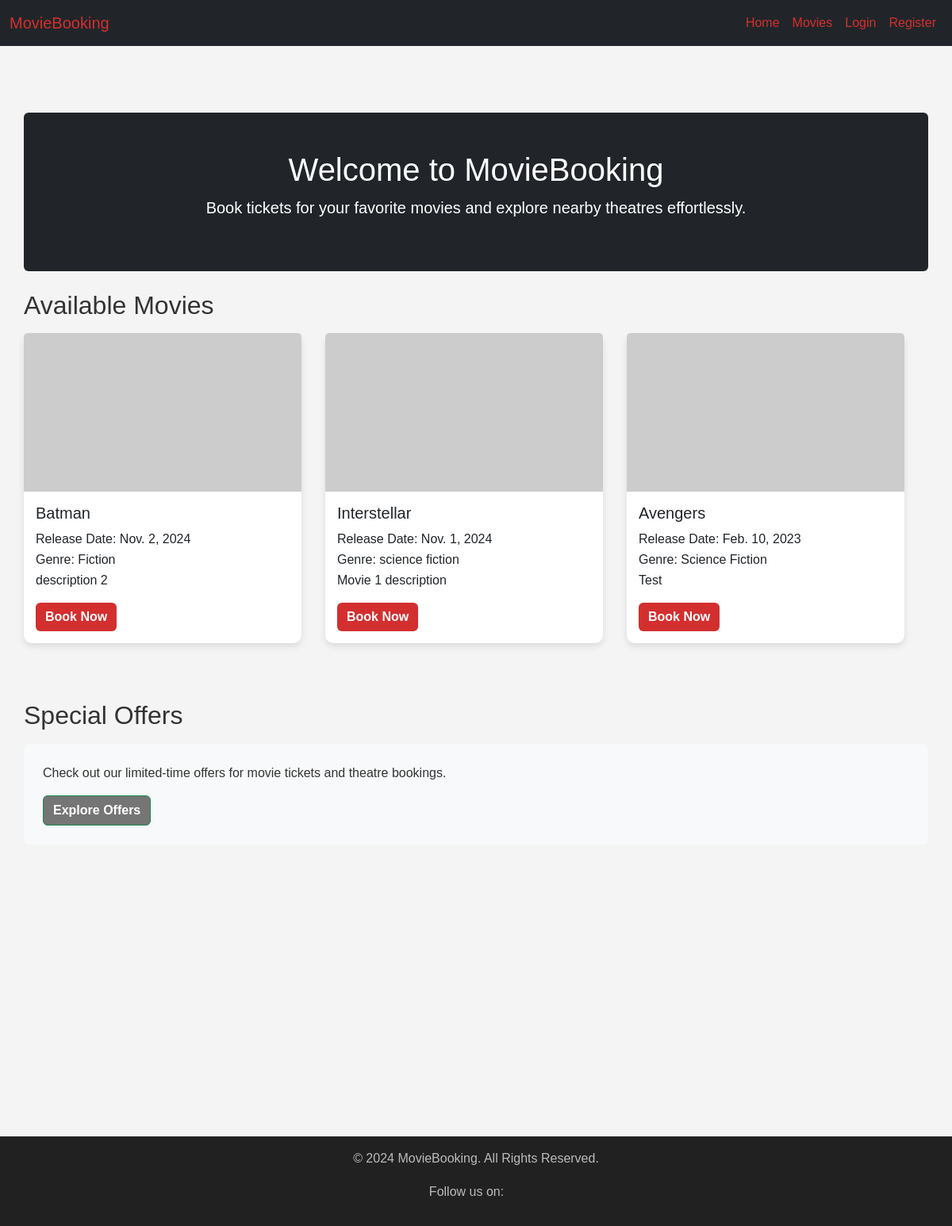
/, run on an earlier commit of the app's database.
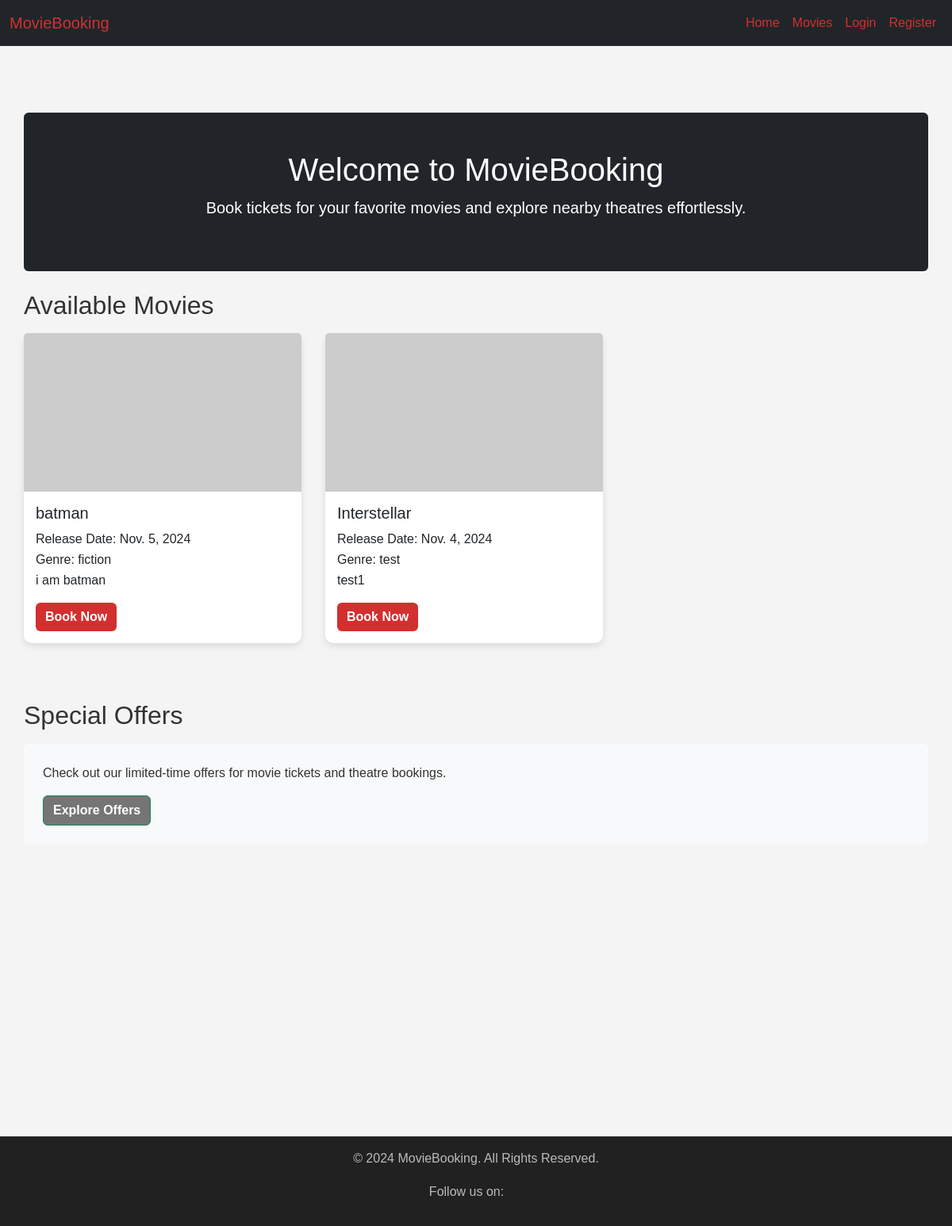
And on a later commit of the database.
### movies/models.py (models this page shows, shortened)
class Movie(models.Model):
    title = models.CharField(max_length=100)
    description = models.TextField(null=True, blank=True)
    genre = models.CharField(max_length=100)
    release_date = models.DateField()
    rating = models.FloatField(
        validators=[MinValueValidator(0), MaxValueValidator(10)],
        help_text="Rating must be between 0 and 10",
    )
    duration = models.IntegerField()
    director = models.CharField(max_length=100)

### dashboard/views.py (the view)
# urls.py: path("", dashboard_view.index.as_view(), name="home"),
class index(ListView):
    model = Movie
    template_name = "dashboard/index.html"
    context_object_name = "movies"
    ordering = ["-release_date"]

### dashboard/templates/dashboard/index.html (shortened to what this page needs)
{% extends 'dashboard/base.html' %}
{% block content %}
<div class="container mt-4">
    <div class="row">
        <div class="col-12 mb-4">
            <div class="p-5 text-center bg-dark text-white rounded">
                <h1>Welcome to MovieBooking</h1>
                <p class="lead">Book tickets for your favorite movies and explore nearby theatres effortlessly.</p>
            </div>
        </div>
    </div>
    <div class="row mb-5">
        <div class="col-12">
            <h2 class="mb-3">Available Movies</h2>
        </div>
        <div class="row movie-container overflow-auto" style="max-height: 600px;">
            {% for movie in movies %}
            <div class="col-md-4 mb-4 d-flex align-items-stretch">
                <div class="card">
                    <img src="https://via.placeholder.com/350x200" class="card-img-top" alt="Upcoming Movie">
                    <div class="card-body">
                        <h5 class="card-title">{{ movie.title }}</h5>
                        <div class="card-release_date">Release Date: {{ movie.release_date }}</div>
                        <div class="card-genre">Genre: {{ movie.genre }}</div>
                        <p class="card-text">{{ movie.description }}</p>
                        <a href="{% url 'movie-detail' movie.id %}" class="btn btn-primary">Book Now</a>
                    </div>
                </div>
            </div>
            {% endfor %}
        </div>
    </div>
    <div class="row mb-5">
        <div class="col-12">
            <h2 class="mb-3">Special Offers</h2>
            <div class="p-4 bg-light rounded">
                <p>Check out our limited-time offers for movie tickets and theatre bookings.</p>
                <a href="#" class="btn btn-success">Explore Offers</a>
            </div>
        </div>
    </div>
</div>
{% endblock %}

What changed in the data, as far as the page shows it:
removed Movie: title "Avengers", release_date "Feb. 10, 2023", genre "Science Fiction", description "Test"
changed Movie: title "Batman" → "batman"; release_date "Nov. 2, 2024" → "Nov. 5, 2024"; genre "Fiction" → "fiction"; description "description 2" → "i am batman"
changed Movie "Interstellar": release_date "Nov. 1, 2024" → "Nov. 4, 2024"; genre "science fiction" → "test"; description "Movie 1 description" → "test1"
